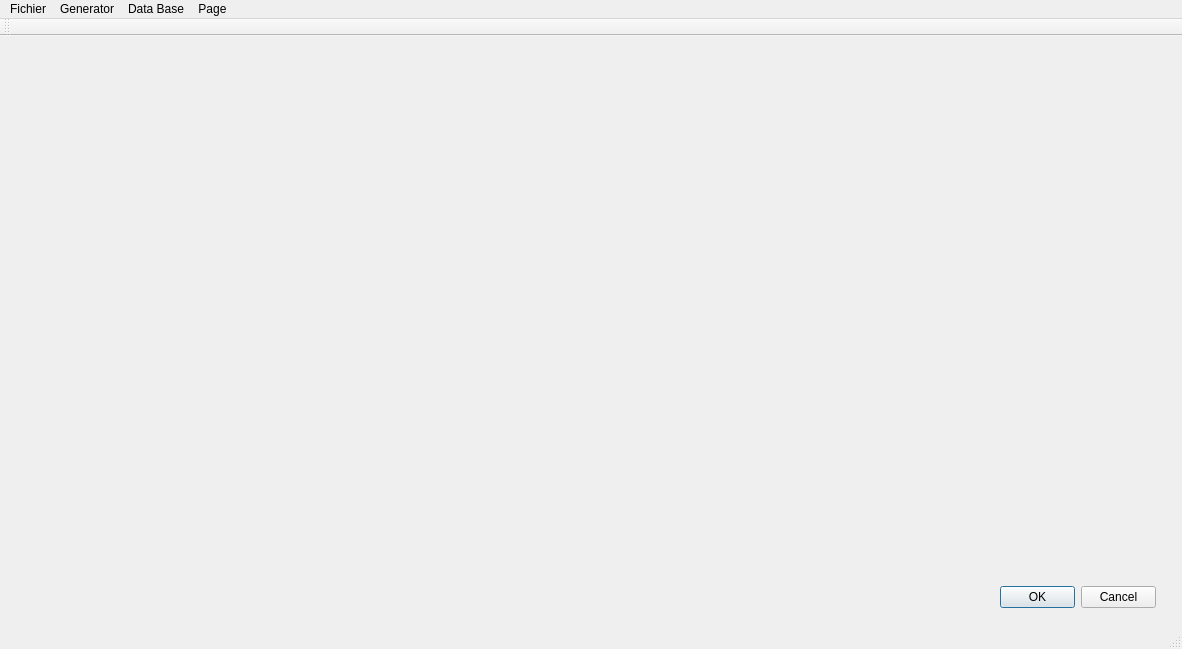
<?xml version="1.0" encoding="UTF-8"?>
<ui version="4.0">
 <class>MainWindow</class>
 <widget class="QMainWindow" name="MainWindow">
  <property name="geometry">
   <rect>
    <x>0</x>
    <y>0</y>
    <width>1182</width>
    <height>649</height>
   </rect>
  </property>
  <property name="windowTitle">
   <string>MainWindow</string>
  </property>
  <widget class="QWidget" name="centralWidget">
   <widget class="QStackedWidget" name="stackedWidget">
    <property name="geometry">
     <rect>
      <x>0</x>
      <y>0</y>
      <width>1181</width>
      <height>591</height>
     </rect>
    </property>
    <property name="currentIndex">
     <number>1</number>
    </property>
    <widget class="QWidget" name="page">
     <widget class="QScrollArea" name="scrollArea">
      <property name="geometry">
       <rect>
        <x>0</x>
        <y>20</y>
        <width>1171</width>
        <height>531</height>
       </rect>
      </property>
      <property name="widgetResizable">
       <bool>true</bool>
      </property>
      <widget class="QWidget" name="scrollAreaWidgetContents">
       <property name="geometry">
        <rect>
         <x>0</x>
         <y>0</y>
         <width>1169</width>
         <height>529</height>
        </rect>
       </property>
       <layout class="QVBoxLayout" name="verticalLayout">
        <item>
         <widget class="QLabel" name="label">
          <property name="toolTip">
           <string>&lt;html&gt;&lt;head/&gt;&lt;body&gt;&lt;p align=&quot;center&quot;&gt;&lt;span style=&quot; font-size:10pt;&quot;&gt;Text :)&lt;/span&gt;&lt;/p&gt;&lt;/body&gt;&lt;/html&gt;</string>
          </property>
          <property name="text">
           <string>Text HERE</string>
          </property>
         </widget>
        </item>
       </layout>
      </widget>
     </widget>
    </widget>
    <widget class="QWidget" name="page_2">
     <widget class="QDialogButtonBox" name="buttonBox">
      <property name="geometry">
       <rect>
        <x>1000</x>
        <y>550</y>
        <width>156</width>
        <height>23</height>
       </rect>
      </property>
      <property name="standardButtons">
       <set>QDialogButtonBox::Cancel|QDialogButtonBox::Ok</set>
      </property>
     </widget>
     <widget class="QWidget" name="imageWidget" native="true">
      <property name="geometry">
       <rect>
        <x>370</x>
        <y>210</y>
        <width>101</width>
        <height>80</height>
       </rect>
      </property>
     </widget>
    </widget>
   </widget>
  </widget>
  <widget class="QToolBar" name="mainToolBar">
   <attribute name="toolBarArea">
    <enum>TopToolBarArea</enum>
   </attribute>
   <attribute name="toolBarBreak">
    <bool>false</bool>
   </attribute>
  </widget>
  <widget class="QStatusBar" name="statusBar"/>
  <widget class="QMenuBar" name="menuBar">
   <property name="geometry">
    <rect>
     <x>0</x>
     <y>0</y>
     <width>1182</width>
     <height>21</height>
    </rect>
   </property>
   <widget class="QMenu" name="menuMenu_Principal">
    <property name="title">
     <string>Fichier</string>
    </property>
    <addaction name="actionQuitter"/>
   </widget>
   <widget class="QMenu" name="menuAffichage">
    <property name="title">
     <string>Generator</string>
    </property>
    <widget class="QMenu" name="menuCity_Gen">
     <property name="title">
      <string>City Gen</string>
     </property>
     <addaction name="actionTaille_tp"/>
     <addaction name="actionTaille_p"/>
     <addaction name="actionTaille_m"/>
     <addaction name="actionTaille_g"/>
     <addaction name="actionTaille_tg"/>
     <addaction name="actionTaille_c"/>
    </widget>
    <addaction name="actionDice_gen"/>
    <addaction name="actionPNJ_gen"/>
    <addaction name="actionItem_Gen"/>
    <addaction name="menuCity_Gen"/>
    <addaction name="actionTreasur_Gen"/>
   </widget>
   <widget class="QMenu" name="menuOutils">
    <property name="title">
     <string>Data Base</string>
    </property>
    <addaction name="actionSpells"/>
    <addaction name="actionItems"/>
    <addaction name="actionGift"/>
    <addaction name="actionMasteries"/>
   </widget>
   <widget class="QMenu" name="menuNextPage">
    <property name="title">
     <string>Page</string>
    </property>
    <addaction name="actionNext"/>
    <addaction name="actionPrev"/>
   </widget>
   <addaction name="menuMenu_Principal"/>
   <addaction name="menuAffichage"/>
   <addaction name="menuOutils"/>
   <addaction name="menuNextPage"/>
  </widget>
  <action name="actionDice_gen">
   <property name="text">
    <string>Dice gen</string>
   </property>
  </action>
  <action name="actionSpells">
   <property name="text">
    <string>Spells</string>
   </property>
  </action>
  <action name="actionItems">
   <property name="text">
    <string>Items</string>
   </property>
  </action>
  <action name="actionGift">
   <property name="text">
    <string>Gift</string>
   </property>
  </action>
  <action name="actionMasteries">
   <property name="text">
    <string>Masteries</string>
   </property>
  </action>
  <action name="actionPNJ_gen">
   <property name="text">
    <string>PNJ gen</string>
   </property>
  </action>
  <action name="actionItem_Gen">
   <property name="text">
    <string>Item Gen</string>
   </property>
  </action>
  <action name="actionTreasur_Gen">
   <property name="text">
    <string>Treasure Gen</string>
   </property>
  </action>
  <action name="actionQuitter">
   <property name="text">
    <string>Quitter</string>
   </property>
  </action>
  <action name="actionTaille_tp">
   <property name="text">
    <string>Taille tp</string>
   </property>
  </action>
  <action name="actionTaille_p">
   <property name="text">
    <string>Taille p</string>
   </property>
  </action>
  <action name="actionTaille_m">
   <property name="text">
    <string>Taille m</string>
   </property>
  </action>
  <action name="actionTaille_g">
   <property name="text">
    <string>Taille g</string>
   </property>
  </action>
  <action name="actionTaille_tg">
   <property name="text">
    <string>Taille tg</string>
   </property>
  </action>
  <action name="actionTaille_c">
   <property name="text">
    <string>Taille c</string>
   </property>
  </action>
  <action name="actionNext">
   <property name="text">
    <string>Next</string>
   </property>
  </action>
  <action name="actionPrev">
   <property name="text">
    <string>Prev</string>
   </property>
  </action>
 </widget>
 <layoutdefault spacing="6" margin="11"/>
 <resources/>
 <connections/>
</ui>
